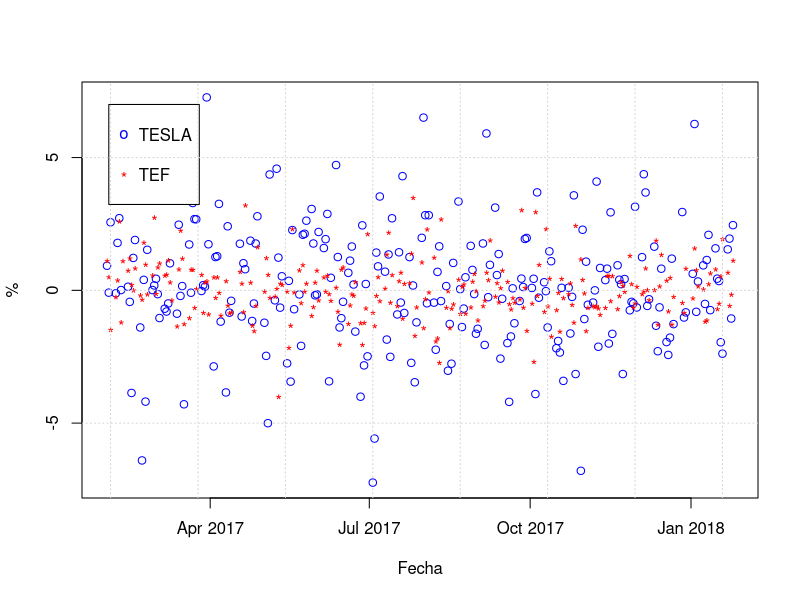
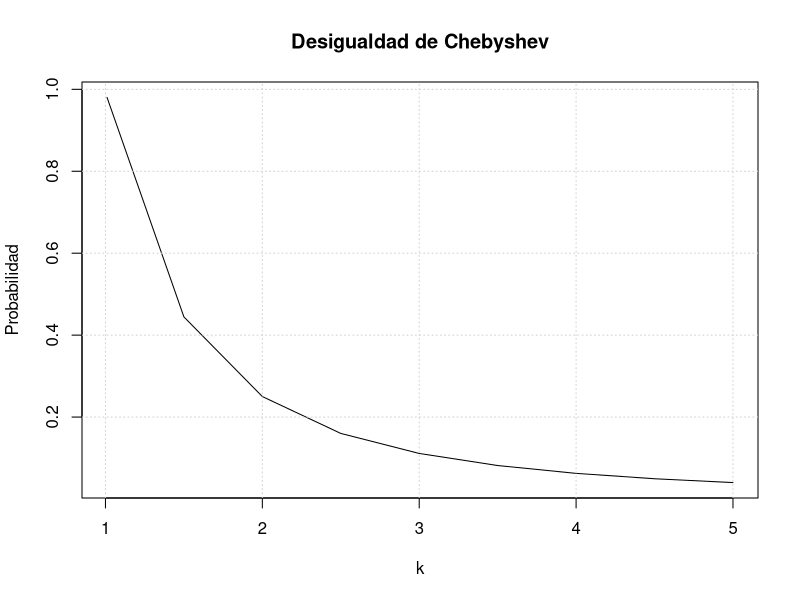
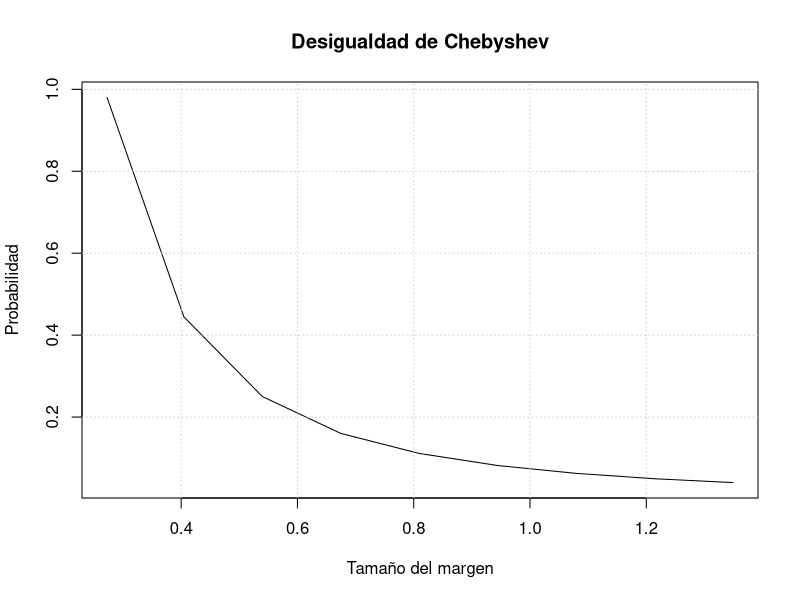
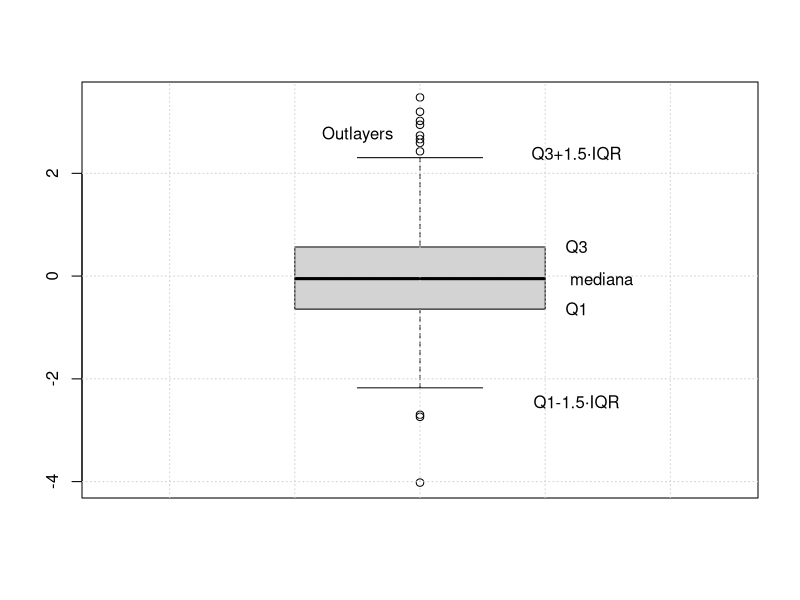

These figures' R source, in order:
## ---- chunk 1
restaDosNumeros <- function(x,y){
   z <- x-y
   return(z)
}
## ---- chunk 2
ls()
## ---- chunk 3
restaDosNumeros
## ---- chunk 4
restaDosNumeros(10,7)
## ---- chunk 5
restaDosNumeros(y=10, x=7)
## ---- chunk 6
restaDosNumerosConEscala<-function(x, y, scale=1){
  (x-y)*scale
}
## ---- chunk 7
restaDosNumerosConEscala(10,7)
## ---- chunk 8
restaDosNumerosConEscala(10,7,scale=5)
## ---- chunk 9
ls()
## ---- chunk 10
restaDosNumeros
## ---- chunk 11
alturas<-c(1.80,1.60,1.50,1.90,1.75,1.63,1.65)
## ---- chunk 12
myMean<-function(X){
  N <- length(X)
  m <- 0
  for (xi in X){
    m <- m+xi
  }
  return(m/N)
}
## ---- chunk 13
myMean(alturas)
## ---- chunk 14
mean(alturas)
## ---- chunk 15
alturas2 <- c(alturas,1000)
alturas2
## ---- chunk 16
mean(alturas2)
## ---- chunk 17
mean(alturas,trim = 0.2)
## ---- chunk 18
?mean
## ---- chunk 19
myGeometricMean<-function(X,na.rm=F){
    if (na.rm==T){
        X <- na.omit(X)
    }
    m <- 1
    for (xi in X){
        m <- m*xi
    }
    m^(1/length(X))
    
}
## ---- chunk 20
year<-c(2010,2011,2012,2013,2014,2015,2016,2017,2018,2019,2020,2021,2022)
value<-c(0.3, 4.7,13.2,760,316,430,980,12000,13400,3200,6500,32000,47000)
ratio<-c(NA,value[2:length(value)]/value[1:length(value)-1])
rate<-(ratio-1)*100
## ---- chunk 21
bitcoinValue<-data.frame(año=year,valor=value,TAE=round(rate,2),ratio=round(ratio,4))
bitcoinValue
## ---- chunk 22
print(paste0("La media aritmética de todos los interes TAE es: ",
             round(mean(bitcoinValue$TAE,na.rm=T),2),"%"))
## ---- chunk 23
myGeometricMean(bitcoinValue$ratio,na.rm=T)
## ---- chunk 24
realTAEmean<-(myGeometricMean(bitcoinValue$ratio,na.rm=T)-1)*100
print(paste0("La media real de todos los interes TAE es:",
             round(realTAEmean,2),"%"))
## ---- chunk 25
initialAmount<-10

print(paste0("Si hubieramos invertido $",initialAmount," a un interés del ",round(realTAEmean,2),
             "% TAE, 10 años después tendríamos $", round(initialAmount*(realTAEmean/100+1)^7)))
## ---- chunk 26
myVar<-function(X){
   m <- mean(X)
   v<-0
   for (xi in X){
     v <- v + (xi-m)^2
   }
   return(v/length(X))
}
## ---- chunk 27
print(paste("La varianza es:",myVar(alturas)))
print(paste("La desviación típica es:",sqrt(myVar(alturas))))
## ---- chunk 28
print(paste("La varianza es:",var(alturas)))
print(paste("La desviación típica es:",sd(alturas)))
## ---- chunk 29
?var
## ---- chunk 30
myStocks<-read.csv("data/stockRatio.csv",stringsAsFactor=F)
str(myStocks)
## ---- chunk 31
summary(myStocks)
## ---- chunk 32
head(myStocks$date)
## ---- chunk 33
myStocks$date<-as.Date(myStocks$date, format="%Y-%m-%d")
str(myStocks)
## ---- chunk 34
summary(myStocks)
## ---- chunk 35
options(repr.plot.height=4,repr.plot.width=6)

plot(myStocks$date, myStocks$TSLA, xlab= "Fecha", ylab="%", col="blue")
points(myStocks$date, myStocks$TEF, xlab= "Fecha", ylab="%", col="red",pch="*")
legend(myStocks$date[2],7,c("TESLA","TEF"), pch=c("o","*"),col=c("blue","red"), y.intersp = 2)
grid()
## ---- chunk 36
paste("Varianza de TESLA:",var(myStocks$TSLA))
paste("Varianza de TELEFONICA:",var(myStocks$TEF))
paste("Desviación típica de TESLA:",sd(myStocks$TSLA))
paste("Desviación típica de TESLA:",sd(myStocks$TEF))
## ---- chunk 37
k <- c(1.01,seq(from=1.5, to=5, by=0.5))

margen <- data.frame(limite_inf=mean(alturas)-k*sd(alturas),
                     limite_sup=mean(alturas)+k*sd(alturas),
                     prob = 1/k^2,
                     k
                    )
margen
## ---- chunk 38
plot(margen$k,margen$prob,t='l',xlab="k",ylab="Probabilidad",main="Desigualdad de Chebyshev")
grid()
## ---- chunk 39
plot(margen$limite_sup-margen$limite_inf,margen$prob,t='l',
     xlab="Tamaño del margen",
     ylab="Probabilidad",main="Desigualdad de Chebyshev")
grid()
## ---- chunk 40
k<-c(sqrt(1/0.75),sqrt(1/0.5),sqrt(1/0.25))
margen<-data.frame(TEF_inf=mean(myStocks$TEF)-k*sd(myStocks$TEF),
                   TEF_sup=mean(myStocks$TEF)+k*sd(myStocks$TEF),prob=1/k^2,
                   TESLA_inf=mean(myStocks$TSLA)-k*sd(myStocks$TSLA),
                   TESLA_sup=mean(myStocks$TSLA)+k*sd(myStocks$TSLA)
                  )

margen
## ---- chunk 41
myMedian<-function(x){
  x <- sort(x)
  i <- (length(x)+1)/2
  if (round(i)==i){
    return(x[i])
  }else{
    return((x[floor(i)]+x[ceiling(i)])/2)
  }
}
## ---- chunk 42
myMedian(alturas)
## ---- chunk 43
median(alturas)
## ---- chunk 44
summary(alturas)
## ---- chunk 45
X<-myStocks$TEF
boxplot(X)
grid()
q1<-quantile(X,0.25)
q3<-quantile(X,0.75)
iqr<-q3-q1
names(iqr)<-"iqr"
q1
q3
iqr

text(1.25,q3,"Q3")
text(1.29,median(X),"mediana")
text(1.25,q1,"Q1")
text(1.25,q3+1.5*iqr,"Q3+1.5·IQR")
text(1.25,q1-1.5*iqr,"Q1-1.5·IQR")

text(0.9,q3+1.8*iqr,"Outlayers")
## ---- chunk 46
?boxplot
## ---- chunk 47
quantile(alturas,0.9)
## ---- chunk 48
set.seed(123)
# Creamos una secuencia de 40 números aleatorios
vec<-round(rnorm(40,mean=7,sd=2))
vec
## ---- chunk 49
#Contamos las veces que aparece cada uno
myTable<-table(vec)
myTable
## ---- chunk 50
names(myTable)[which.max(myTable)]
## ---- chunk 51
myTable[4]
## ---- chunk 52
print(paste("La posición del máximo es:",which.max(myTable)))

print(paste("El número más común es:",names(myTable)[which.max(myTable)]))
print(paste("Ese número ha aparecido ",max(myTable),"veces"))
